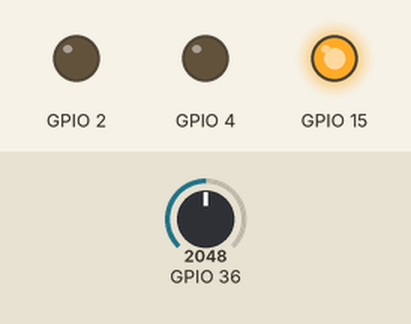
This sketch was run on a simulated ESP32. Parts: output pins drawn as LEDs (lit = HIGH). The test bench sets the inputs (shaded band); at power-on: GPIO 36 = 2048.

Above: at 1.2 s.
1.3 s: GPIO 36 set to 2395
2.8 s: GPIO 36 set to 2497
At 3.6 s:
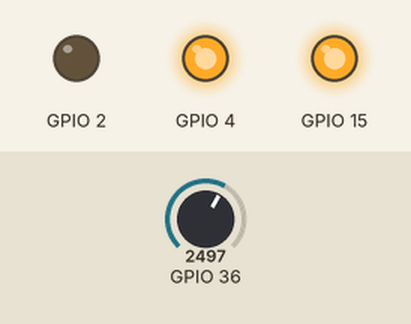
4.3 s: GPIO 36 set to 3231
5.8 s: GPIO 36 set to 3338
At 6.1 s:
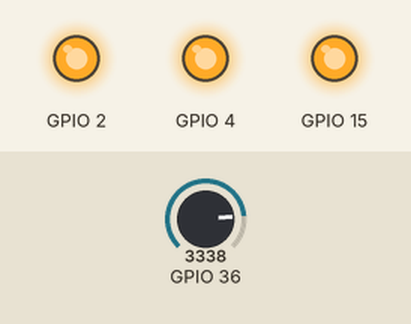
7.3 s: GPIO 36 set to 1228
At 8.5 s:
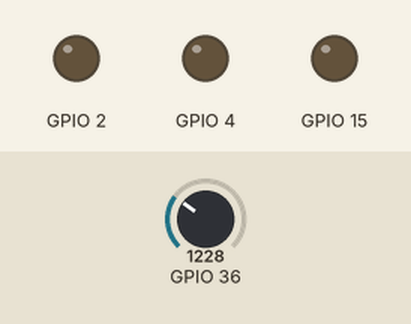
8.8 s: GPIO 36 set to 1606
10.3 s: GPIO 36 set to 1701
At 10.9 s:
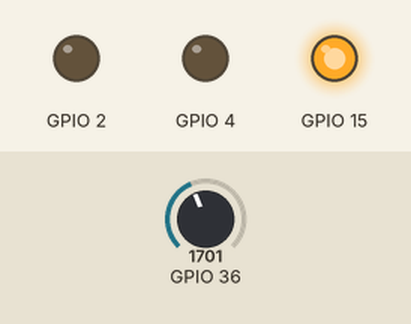
Timing chart, 0 to 12.8 s (numbered marks = the images above; inputs shaded):
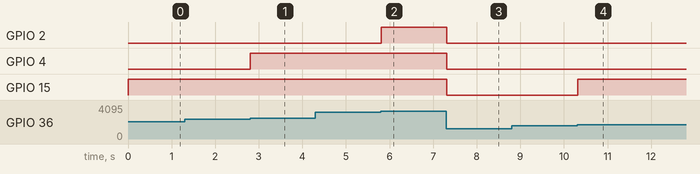

Measured:
- the behaviour switches between 2456 and 2457 on GPIO 36 (found by bisection; images 0 and 1)
- the behaviour switches between 3275 and 3276 on GPIO 36 (found by bisection; images 1 and 2)
- the behaviour switches between 1637 and 1638 on GPIO 36 (found by bisection; images 3 and 4)
- after the input at 1.3 s, every drawn part: stays the same
- after the input at 2.8 s, GPIO 4: LOW → HIGH at once
- after the input at 4.3 s, every drawn part: stays the same
- after the input at 5.8 s, GPIO 2: LOW → HIGH at once
- after the input at 7.3 s, GPIO 2, GPIO 4, GPIO 15: HIGH → LOW at once
- after the input at 8.8 s, every drawn part: stays the same
- after the input at 10.3 s, GPIO 15: LOW → HIGH at once

The sketch:

05_nightLight.ino
```cpp
void setup() {
  // put your setup code here, to run once:
  pinMode(36, INPUT);
  pinMode(15, OUTPUT);
  pinMode(4, OUTPUT);
  pinMode(2, OUTPUT);
  Serial.begin(115200);
}

void loop() {
  // put your main code here, to run repeatedly:
  int light = analogRead(36);
  //新  等比調整 舊  小 大  新小 新大
  light = map(light, 0, 4095, 100, 0);
  if (light > 60) {
    digitalWrite(15, LOW);
    digitalWrite(4, LOW);
    digitalWrite(2, LOW);
  } else if (light > 40) {
    digitalWrite(15, HIGH);
    digitalWrite(4, LOW);
    digitalWrite(2, LOW);
  } else if (light > 20) {
    digitalWrite(15, HIGH);
    digitalWrite(4, HIGH);
    digitalWrite(2, LOW);
  } else {
    digitalWrite(15, HIGH);
    digitalWrite(4, HIGH);
    digitalWrite(2, HIGH);
  }
  delay(100);
}
```
